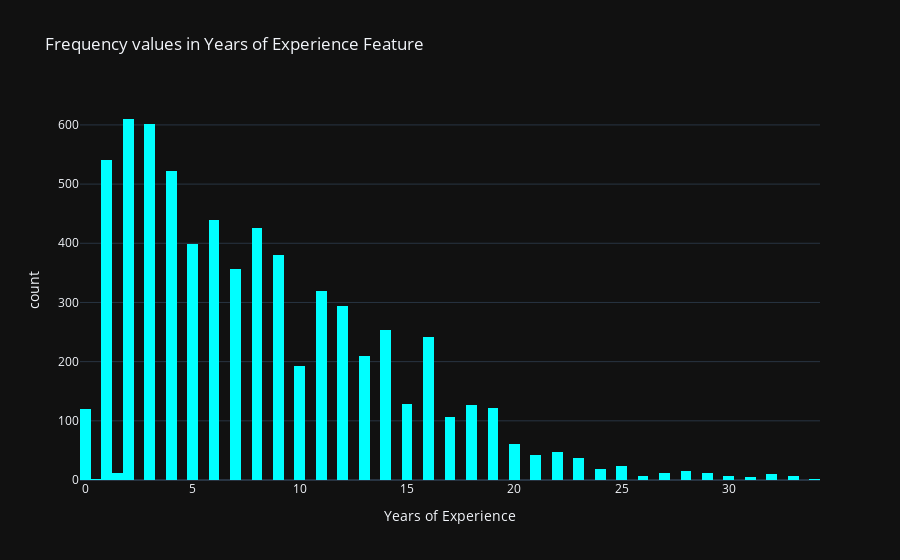

The notebook cell saved with this chart:
### Code cell
px.histogram(df, x='Years of Experience', color_discrete_sequence=['cyan'], template='plotly_dark', 
             title="Frequency values in Years of Experience Feature")

### Figure 1 — Plotly figure (JSON) as saved in the notebook; plotly's stock layout.template omitted (floating-point values rounded to 4 significant figures; data arrays with more than 128 entries replaced by an {"elided": "..."} marker saying what was removed)
{"data": [{"alignmentgroup": "True", "bingroup": "x", "hovertemplate": "Years of Experience=%{x}<br>count=%{y}<extra></extra>", "legendgroup": "", "marker": {"color": "cyan", "pattern": {"shape": ""}}, "name": "", "offsetgroup": "", "orientation": "v", "showlegend": false, "type": "histogram", "x": {"elided": "6704 float values"}, "xaxis": "x", "yaxis": "y"}], "layout": {"barmode": "relative", "legend": {"tracegroupgap": 0}, "title": {"text": "Frequency values in Years of Experience Feature"}, "xaxis": {"anchor": "y", "domain": [0, 1], "title": {"text": "Years of Experience"}}, "yaxis": {"anchor": "x", "domain": [0, 1], "title": {"text": "count"}}}}
